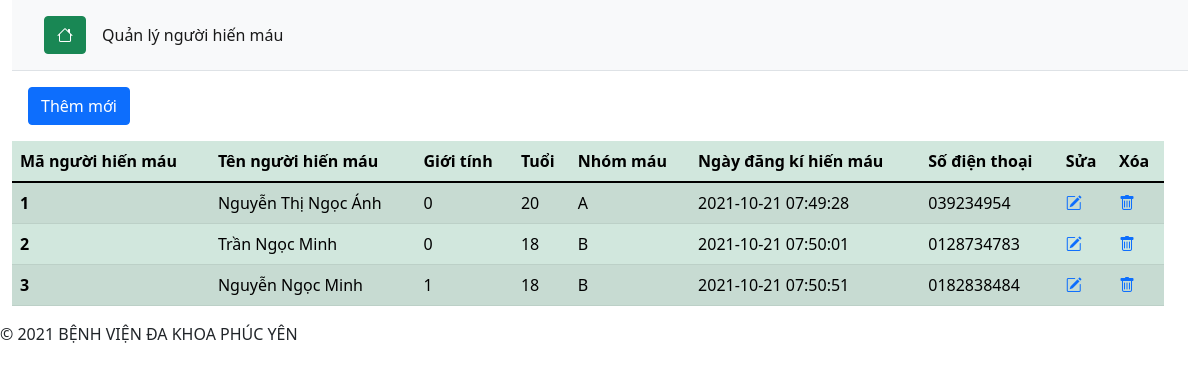
Screenshot of /src/admin/index.php with the database file from the repository.
### tables this page shows
CREATE TABLE `blood_donor` (
  `bd_id` int(11) NOT NULL,
  `bd_name` varchar(100) NOT NULL,
  `bd_sex` tinyint(1) NOT NULL,
  `bd_age` int(11) NOT NULL,
  `bd_bgroup` char(1) NOT NULL,
  `bd_reg_date` datetime NOT NULL DEFAULT current_timestamp(),
  `bd_phno` varchar(100) NOT NULL
);

### src/admin/index.php (the view)
<?php
include('templates/header.php')
?>
      <div class="row nav-menu ">
      <div class="col-md-9">
      <a class="btn btn-primary m-3" href="them.php" role="button">Thêm mới</a>
</div>
          <div class="row">
            <div class="col-md-12">
              <table class="table table-success table-striped">
                <thead>
                  <tr>
                    <th scope="col">Mã người hiến máu</th>
                    <th scope="col">Tên người hiến máu</th>
                    <th scope="col">Giới tính</th>
                    <th scope="col">Tuổi</th>
                    <th scope="col">Nhóm máu</th>
                    <th scope="col">Ngày đăng kí hiến máu</th>
                    <th scope="col">Số điện thoại</th>
                    <th scope="col">Sửa</th>
                    <th scope="col">Xóa</th>
                  </tr>
                </thead>
                <tbody>
                  <?php
                      $sql="SELECT bd_id, bd_name, bd_sex, bd_age, bd_bgroup, bd_reg_date, bd_phno FROM BLOOD_DONOR";
                      $result = mysqli_query($conn,$sql);
                    if(mysqli_num_rows($result)>0){
                      $i=1;
                      while($row = mysqli_fetch_assoc($result)){
                  ?>
                    <tr>
                      <th scope="row"><?php echo $i; ?></th>
                      <td><?php echo $row['bd_name']; ?></td>
                      <td><?php echo $row['bd_sex']; ?></td>
                      <td><?php echo $row['bd_age']; ?></td>
                      <td><?php echo $row['bd_bgroup']; ?></td>
                      <td><?php echo $row['bd_reg_date']; ?></td>
                      <td><?php echo $row['bd_phno']; ?></td>
                      <td><a href="http://localhost/CSE485_K61_KTGK_1951060540/admin/sua.php?manv=<?php echo $row['bd_id'];?>"><i class="bi bi-pencil-square"></i></a></td>
                      <td><a href="http://localhost/CSE485_K61_KTGK_1951060540/admin/xoa.php?manv=<?php echo $row['bd_id'];?>"><i class="bi bi-trash"></i></i></a></td>
                    </tr>
                <?php
                      $i++;
                    }
                  }
                ?>
                </tbody>
              </table>
            </div>
          </div>
      </div>
<?php
include('templates/footer.php')
?>

### src/admin/templates/header.php (shortened to what this page needs)
<!DOCTYPE html>
<html lang = "en">
    <head>
        <link href="https://cdn.jsdelivr.net/npm/bootstrap@5.1.1/dist/css/bootstrap.min.css" rel="stylesheet">
        <link rel="stylesheet" href="https://cdn.jsdelivr.net/npm/bootstrap-icons@1.5.0/font/bootstrap-icons.css">
    </head>
    <body>
        <div class="container-fluid">
            <div class="row header">
              <div class="col-md-12">
                <nav class="navbar navbar-expand-lg navbar-light bg-light border-bottom">
                  <div class="container-fluid">
                    <a class="btn btn-success m-2" href="http://localhost/dhtl3/" role="button"><i class="bi bi-house"></i></a>
                    <div class="collapse navbar-collapse" id="navbarSupportedContent">
                      <ul class="navbar-nav me-auto mb-2 mb-lg-0">
                        <li class="nav-item">
                          <a class="nav-link active " href="index.php">Quản lý người hiến máu</a>
                        </li>
                      </ul>
                    </div>
                  </div>
                </nav>
</div>
            </div>

### src/admin/templates/footer.php (shortened to what this page needs)
</div>
        <div class="main-content">
    <div class="wrapper">
        <div class="row">
            <div class="col-8 text-left">
                <p>
                © 2021 BỆNH VIỆN ĐA KHOA PHÚC YÊN
            </p>
            </div>
        </div>
    </div>
</div>
    </body>
</html>

### rows the page displays
blood_donor: bd_name "Nguyễn Thị Ngọc Ánh", bd_sex "0", bd_age "20", bd_bgroup "A", bd_reg_date "2021-10-21 07:49:28", bd_phno "039234954"
blood_donor: bd_name "Trần Ngọc Minh", bd_sex "0", bd_age "18", bd_bgroup "B", bd_reg_date "2021-10-21 07:50:01", bd_phno "0128734783"
blood_donor: bd_name "Nguyễn Ngọc Minh", bd_sex "1", bd_age "18", bd_bgroup "B", bd_reg_date "2021-10-21 07:50:51", bd_phno "0182838484"
